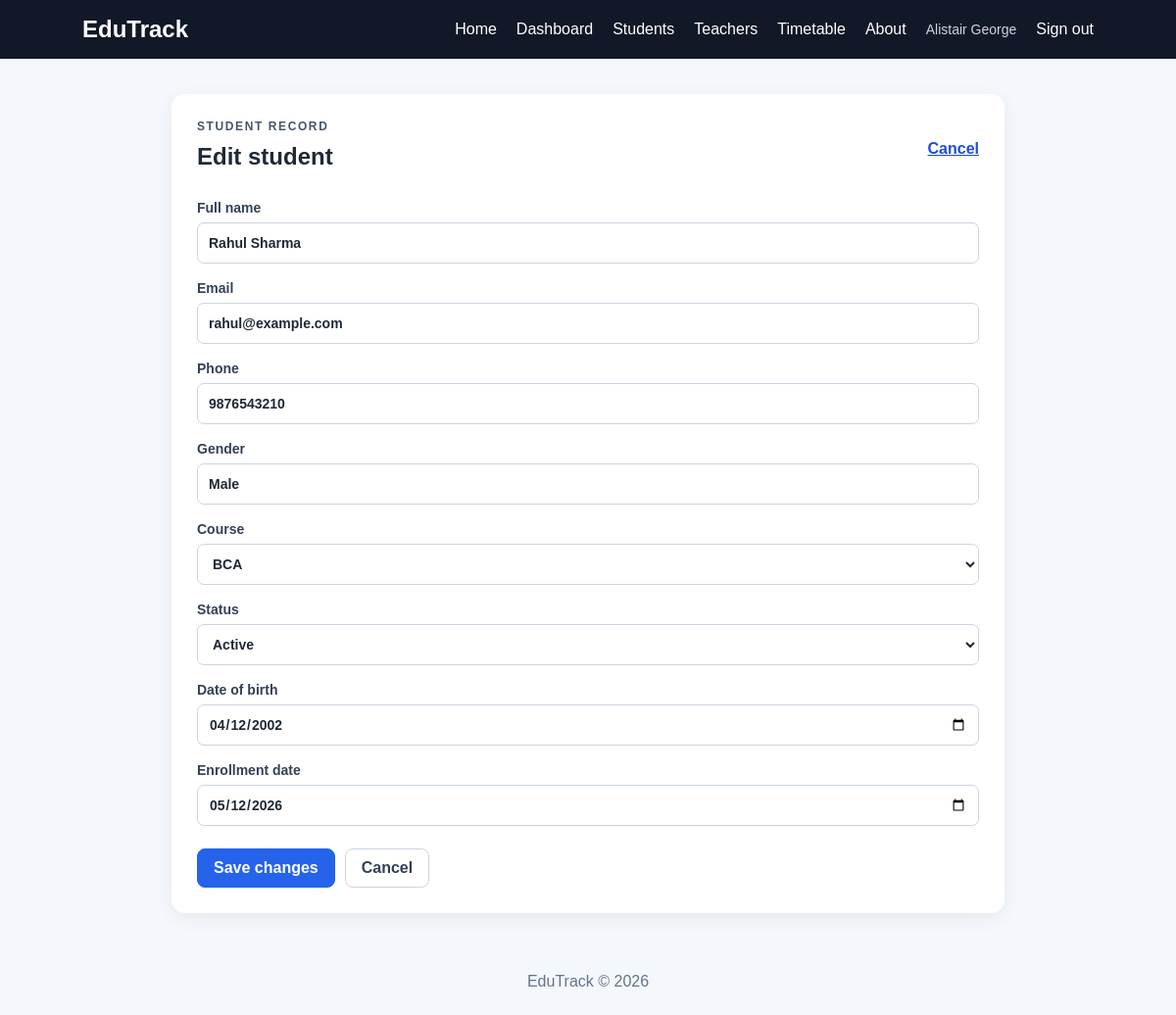
The app's page /students/1/edit (signed in) with its own data.
### tables this page shows
CREATE TABLE students (
                id INTEGER PRIMARY KEY AUTOINCREMENT,
                name TEXT NOT NULL,
                email TEXT NOT NULL UNIQUE,
                phone TEXT,
                gender TEXT,
                course_id INTEGER NOT NULL,
                date_of_birth TEXT,
                enrollment_date TEXT DEFAULT CURRENT_DATE,
                status TEXT NOT NULL DEFAULT 'Active',
                FOREIGN KEY (course_id) REFERENCES courses(id)
            );

CREATE TABLE courses (
                id INTEGER PRIMARY KEY AUTOINCREMENT,
                name TEXT NOT NULL UNIQUE
            );

### app.py (the view)
@app.route("/students/<int:student_id>/edit", methods=("GET", "POST"))
@login_required
def edit_student(student_id):
    with database_connection() as connection:
        student = connection.execute(
            "SELECT * FROM students WHERE id = ?", (student_id,)
        ).fetchone()
    if student is None:
        abort(404)
    form_data = {
        key: student[key] or ""
        for key in (
            "name",
            "email",
            "phone",
            "gender",
            "course_id",
            "date_of_birth",
            "enrollment_date",
            "status",
        )
    }
    if request.method == "POST":
        form_data, errors = validate_student_form()
        if not errors:
            with database_connection() as connection:
                if not connection.execute(
                    "SELECT 1 FROM courses WHERE id = ?", (form_data["course_id"],)
                ).fetchone():
                    errors.append("Choose a valid course.")
                else:
                    try:
                        connection.execute(
                            """
                            UPDATE students
                            SET name = ?, email = ?, phone = ?, gender = ?,
                                course_id = ?, date_of_birth = ?,
                                enrollment_date = ?, status = ?
                            WHERE id = ?
                            """,
                            (
                                form_data["name"],
                                form_data["email"],
                                form_data["phone"] or None,
                                form_data["gender"] or None,
                                form_data["course_id"],
                                form_data["date_of_birth"] or None,
                                form_data["enrollment_date"] or date.today().isoformat(),
                                form_data["status"],
                                student_id,
                            ),
                        )
                        connection.commit()
                    except sqlite3.IntegrityError:
                        errors.append("A student with that email address already exists.")
                    else:
                        flash("Student details updated.", "success")
                        return redirect(url_for("student_detail", student_id=student_id))
    else:
        errors = []
    return render_student_form(form_data, errors, student)

### app.py (called while the page is built)
@contextmanager
def database_connection():
    connection = get_db_connection()
    try:
        yield connection
    finally:
        connection.close()

@app.before_request
def protect_post_requests():
    if request.method == "POST":
        submitted_token = request.form.get("csrf_token", "")
        session_token = session.get("csrf_token", "")
        if not session_token or not secrets.compare_digest(
            submitted_token, session_token
        ):
            abort(400, description="The form expired or could not be verified.")

@app.context_processor
def inject_template_values():
    token = session.setdefault("csrf_token", secrets.token_urlsafe(32))
    return {"csrf_token": token}

def login_required(view):
    @wraps(view)
    def wrapped_view(*args, **kwargs):
        if "admin_id" not in session:
            return redirect(url_for("login"))
        return view(*args, **kwargs)
    return wrapped_view

def get_courses():
    with database_connection() as connection:
        return connection.execute("SELECT id, name FROM courses ORDER BY name").fetchall()

def render_student_form(form_data, errors, student=None):
    return render_template(
        "student_form.html",
        form_data=form_data,
        errors=errors,
        courses=get_courses(),
        editing=student is not None,
        student=student,
    )

### database.py (called while the page is built)
def get_db_connection():
    connection = sqlite3.connect(DATABASE)
    connection.row_factory = sqlite3.Row
    connection.execute(
        "PRAGMA foreign_keys = ON"
    )
    return connection

### templates/student_form.html (shortened to what this page needs)
{% extends "base.html" %}
{% block content %}
    <section class="panel form-panel">
        <div class="page-heading">
            <div><p class="eyebrow">STUDENT RECORD</p><h1>{{ "Edit student" if editing else "Add student" }}</h1></div>
            <a class="text-link" href="{{ url_for('student_detail', student_id=student['id']) if editing else url_for('students') }}">Cancel</a>
        </div>
        <form class="record-form" method="post">
            <label>Full name
                <input name="name" value="{{ form_data['name'] }}" maxlength="150" required autocomplete="name">
            </label>
            <label>Email
                <input type="email" name="email" value="{{ form_data['email'] }}" maxlength="254" required autocomplete="email">
            </label>
            <label>Phone
                <input type="tel" name="phone" value="{{ form_data['phone'] }}" maxlength="30" autocomplete="tel">
            </label>
            <label>Gender
                <input name="gender" value="{{ form_data['gender'] }}" maxlength="50">
            </label>
            <label>Course
                <select name="course_id" required>
                    {% for course in courses %}
                    <option value="{{ course['id'] }}" {% if form_data['course_id']|int == course['id'] %}selected{% endif %}>{{ course["name"] }}</option>
                    {% endfor %}
                </select>
            </label>
            <label>Status
                <select name="status" required>
                    <option value="Active" {% if form_data['status'] == "Active" %}selected{% endif %}>Active</option>
                </select>
            </label>
            <label>Date of birth
                <input type="date" name="date_of_birth" value="{{ form_data['date_of_birth'] }}">
            </label>
            <label>Enrollment date
                <input type="date" name="enrollment_date" value="{{ form_data['enrollment_date'] }}" required>
            </label>
            <div class="form-actions">
                <button class="button" type="submit">{{ "Save changes" if editing else "Add student" }}</button>
                <a class="button button-secondary" href="{{ url_for('student_detail', student_id=student['id']) if editing else url_for('students') }}">Cancel</a>
            </div>
        </form>
    </section>
{% endblock %}

### static/style.css (style rules this page uses)
* { margin: 0; padding: 0; box-sizing: border-box; }
:root { color-scheme: light; font-family: Arial, sans-serif; color: #1f2937; background: #f4f7fb; }
body { min-width: 320px; min-height: 100vh; display: flex; flex-direction: column; background: #f4f7fb; color: #1f2937; }
a { color: #1d4ed8; }
button, input, select { font: inherit; }
.tag, .eyebrow { color: #475569; font-size: 12px; font-weight: 700; letter-spacing: 1.6px; margin-bottom: 10px; }
.primary-btn, .button { display: inline-flex; align-items: center; justify-content: center; min-height: 40px; padding: 10px 16px; border: 1px solid #2563eb; border-radius: 8px; background: #2563eb; color: white; cursor: pointer; font-weight: 700; text-decoration: none; white-space: nowrap; }
.button-secondary { border-color: #cbd5e1; background: white; color: #334155; }
.card, .panel { background: white; border-radius: 14px; box-shadow: 0 5px 20px rgba(0, 0, 0, 0.06); }
.panel { padding: 26px; }
.panel h1 { margin-bottom: 8px; }
.page-heading, .section-heading, .button-group { display: flex; align-items: center; justify-content: space-between; gap: 16px; }
.page-heading { margin-bottom: 22px; }
.filters label, .record-form label { display: grid; gap: 7px; color: #334155; font-size: 14px; font-weight: 700; }
.filters input, .filters select, .record-form input, .record-form select { width: 100%; min-height: 42px; padding: 9px 11px; border: 1px solid #cbd5e1; border-radius: 7px; background: white; color: #1f2937; }
.text-link { font-weight: 700; white-space: nowrap; }
.record-form { display: grid; gap: 17px; margin-top: 22px; }
.form-panel { max-width: 850px; margin: 0 auto; }
.form-actions { display: flex; flex-wrap: wrap; gap: 10px; margin-top: 6px; }

### records on screen
students: name "Rahul Sharma", email "rahul@example.com", phone "9876543210", gender "Male", course_id "BCA", status "Active", date_of_birth "04/12/2002", enrollment_date "05/12/2026"

### other values on screen
{{ session.get("admin_username") }} "Alistair George"
{{ "Edit student" if editing else "Add student" }} "Edit student"
{{ "Save changes" if editing else "Add student" }} "Save changes"
